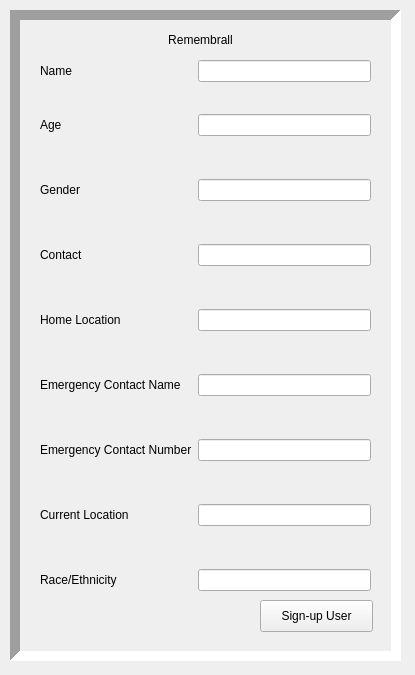
<?xml version="1.0" encoding="UTF-8"?>
<ui version="4.0">
 <class>Form</class>
 <widget class="QWidget" name="Form">
  <property name="geometry">
   <rect>
    <x>0</x>
    <y>0</y>
    <width>415</width>
    <height>675</height>
   </rect>
  </property>
  <property name="windowTitle">
   <string>Form</string>
  </property>
  <widget class="QLabel" name="label_3">
   <property name="geometry">
    <rect>
     <x>10</x>
     <y>10</y>
     <width>391</width>
     <height>651</height>
    </rect>
   </property>
   <property name="frameShape">
    <enum>QFrame::Panel</enum>
   </property>
   <property name="frameShadow">
    <enum>QFrame::Sunken</enum>
   </property>
   <property name="lineWidth">
    <number>10</number>
   </property>
   <property name="midLineWidth">
    <number>36</number>
   </property>
   <property name="text">
    <string/>
   </property>
  </widget>
  <widget class="QLabel" name="label">
   <property name="geometry">
    <rect>
     <x>30</x>
     <y>30</y>
     <width>341</width>
     <height>20</height>
    </rect>
   </property>
   <property name="text">
    <string>Remembrall</string>
   </property>
   <property name="alignment">
    <set>Qt::AlignCenter</set>
   </property>
  </widget>
  <widget class="QPushButton" name="pushButton">
   <property name="geometry">
    <rect>
     <x>260</x>
     <y>600</y>
     <width>113</width>
     <height>32</height>
    </rect>
   </property>
   <property name="text">
    <string>Sign-up User</string>
   </property>
  </widget>
  <widget class="QWidget" name="formLayoutWidget">
   <property name="geometry">
    <rect>
     <x>40</x>
     <y>60</y>
     <width>331</width>
     <height>531</height>
    </rect>
   </property>
   <layout class="QFormLayout" name="formLayout">
    <property name="labelAlignment">
     <set>Qt::AlignLeading|Qt::AlignLeft|Qt::AlignVCenter</set>
    </property>
    <item row="0" column="0">
     <widget class="QLabel" name="label_2">
      <property name="text">
       <string>Name</string>
      </property>
     </widget>
    </item>
    <item row="0" column="1">
     <widget class="QLineEdit" name="lineEdit"/>
    </item>
    <item row="1" column="0">
     <spacer name="verticalSpacer">
      <property name="orientation">
       <enum>Qt::Vertical</enum>
      </property>
      <property name="sizeType">
       <enum>QSizePolicy::Fixed</enum>
      </property>
      <property name="sizeHint" stdset="0">
       <size>
        <width>20</width>
        <height>20</height>
       </size>
      </property>
     </spacer>
    </item>
    <item row="2" column="0">
     <widget class="QLabel" name="label_4">
      <property name="text">
       <string>Age</string>
      </property>
     </widget>
    </item>
    <item row="2" column="1">
     <widget class="QLineEdit" name="lineEdit_2"/>
    </item>
    <item row="3" column="0">
     <spacer name="verticalSpacer_2">
      <property name="orientation">
       <enum>Qt::Vertical</enum>
      </property>
      <property name="sizeHint" stdset="0">
       <size>
        <width>20</width>
        <height>20</height>
       </size>
      </property>
     </spacer>
    </item>
    <item row="4" column="0">
     <widget class="QLabel" name="label_5">
      <property name="text">
       <string>Gender</string>
      </property>
     </widget>
    </item>
    <item row="4" column="1">
     <widget class="QLineEdit" name="lineEdit_3"/>
    </item>
    <item row="5" column="0">
     <spacer name="verticalSpacer_3">
      <property name="orientation">
       <enum>Qt::Vertical</enum>
      </property>
      <property name="sizeHint" stdset="0">
       <size>
        <width>20</width>
        <height>20</height>
       </size>
      </property>
     </spacer>
    </item>
    <item row="6" column="0">
     <widget class="QLabel" name="label_6">
      <property name="text">
       <string>Contact</string>
      </property>
     </widget>
    </item>
    <item row="6" column="1">
     <widget class="QLineEdit" name="lineEdit_4"/>
    </item>
    <item row="7" column="0">
     <spacer name="verticalSpacer_4">
      <property name="orientation">
       <enum>Qt::Vertical</enum>
      </property>
      <property name="sizeHint" stdset="0">
       <size>
        <width>20</width>
        <height>20</height>
       </size>
      </property>
     </spacer>
    </item>
    <item row="8" column="0">
     <widget class="QLabel" name="label_7">
      <property name="text">
       <string>Home Location</string>
      </property>
     </widget>
    </item>
    <item row="8" column="1">
     <widget class="QLineEdit" name="lineEdit_5"/>
    </item>
    <item row="9" column="0">
     <spacer name="verticalSpacer_5">
      <property name="orientation">
       <enum>Qt::Vertical</enum>
      </property>
      <property name="sizeHint" stdset="0">
       <size>
        <width>20</width>
        <height>20</height>
       </size>
      </property>
     </spacer>
    </item>
    <item row="10" column="0">
     <widget class="QLabel" name="label_8">
      <property name="text">
       <string>Emergency Contact Name</string>
      </property>
     </widget>
    </item>
    <item row="10" column="1">
     <widget class="QLineEdit" name="lineEdit_6"/>
    </item>
    <item row="12" column="0">
     <widget class="QLabel" name="label_9">
      <property name="text">
       <string>Emergency Contact Number</string>
      </property>
     </widget>
    </item>
    <item row="12" column="1">
     <widget class="QLineEdit" name="lineEdit_7"/>
    </item>
    <item row="14" column="0">
     <widget class="QLabel" name="label_10">
      <property name="text">
       <string>Current Location</string>
      </property>
     </widget>
    </item>
    <item row="14" column="1">
     <widget class="QLineEdit" name="lineEdit_8"/>
    </item>
    <item row="16" column="0">
     <widget class="QLabel" name="label_12">
      <property name="text">
       <string>Race/Ethnicity</string>
      </property>
     </widget>
    </item>
    <item row="16" column="1">
     <widget class="QLineEdit" name="lineEdit_10"/>
    </item>
    <item row="11" column="0">
     <spacer name="verticalSpacer_6">
      <property name="orientation">
       <enum>Qt::Vertical</enum>
      </property>
      <property name="sizeHint" stdset="0">
       <size>
        <width>20</width>
        <height>20</height>
       </size>
      </property>
     </spacer>
    </item>
    <item row="13" column="0">
     <spacer name="verticalSpacer_7">
      <property name="orientation">
       <enum>Qt::Vertical</enum>
      </property>
      <property name="sizeHint" stdset="0">
       <size>
        <width>20</width>
        <height>20</height>
       </size>
      </property>
     </spacer>
    </item>
    <item row="15" column="0">
     <spacer name="verticalSpacer_8">
      <property name="orientation">
       <enum>Qt::Vertical</enum>
      </property>
      <property name="sizeHint" stdset="0">
       <size>
        <width>20</width>
        <height>20</height>
       </size>
      </property>
     </spacer>
    </item>
   </layout>
  </widget>
 </widget>
 <resources/>
 <connections/>
</ui>
